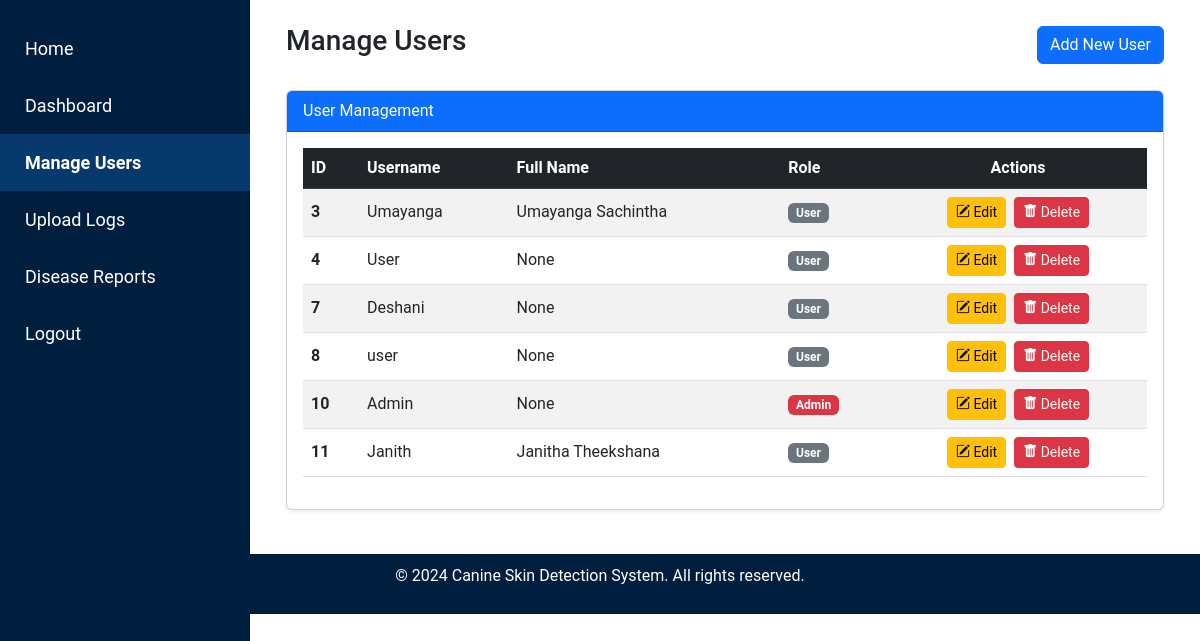
Before: /admin/manage_users (signed in) with the older database file.
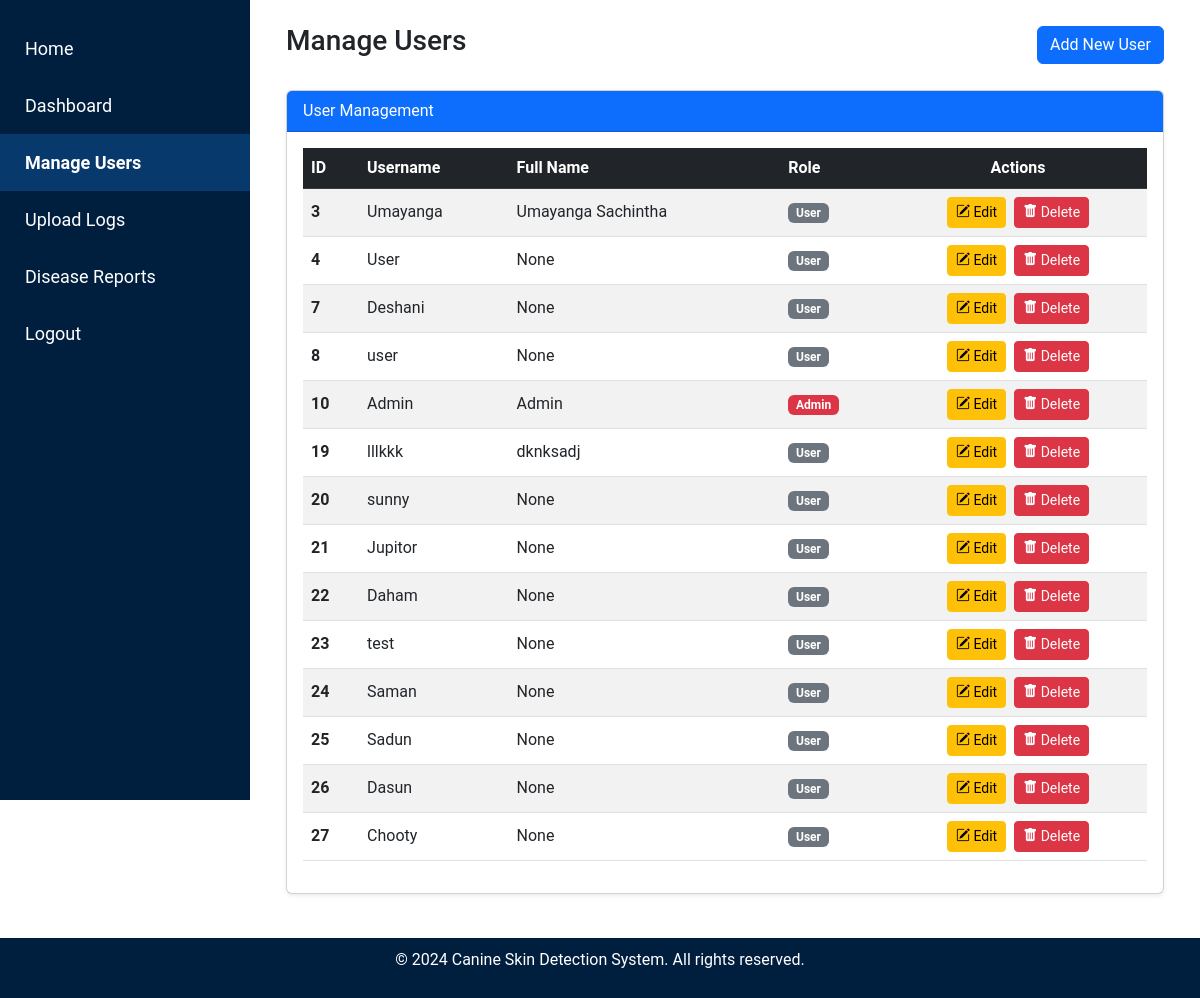
After: the same page with the newer database file.
### tables this page shows
CREATE TABLE users (
    id INTEGER PRIMARY KEY AUTOINCREMENT,
    username TEXT UNIQUE NOT NULL,
    password TEXT NOT NULL
, "role" TEXT NOT NULL DEFAULT 'user', full_name TEXT, dob DATE, nic TEXT, profile_picture TEXT, address TEXT);

### admin.py (the view)
@admin.route('/manage_users')
def manage_users():
    if 'user' not in session or session.get('role') != 'admin':
        flash('Access denied! Admins only.', 'danger')
        return redirect(url_for('index'))
    conn = get_db_connection()
    users = conn.execute('SELECT id, username, full_name, role FROM users').fetchall()
    conn.close()
    return render_template('admin/manage_users.html', users=users)

### db.py (called while the page is built)
def get_db_connection():
    conn = sqlite3.connect('site.db')
    conn.row_factory = sqlite3.Row  # Allows accessing rows as dictionaries
    return conn

### templates/admin/manage_users.html (shortened to what this page needs)
<!DOCTYPE html>
<html lang="en">
<head>
    <link href="https://cdn.jsdelivr.net/npm/bootstrap@5.3.0-alpha1/dist/css/bootstrap.min.css" rel="stylesheet">
    <link rel="stylesheet" href="{{ url_for('static', filename='css/admin_styles.css') }}">
    <link href="https://cdnjs.cloudflare.com/ajax/libs/bootstrap-icons/1.8.1/font/bootstrap-icons.min.css" rel="stylesheet">
</head>
<body>
    {% include 'partials/admin_sidebar.html' %}
    <div class="content p-4">
        <div class="container-fluid">
            <div class="d-flex justify-content-between align-items-center mb-4">
                <h1 class="h3">Manage Users</h1>
                <a href="{{ url_for('admin.add_user') }}" class="btn btn-primary">Add New User</a>
            </div>
            <div class="card shadow-sm">
                <div class="card-header bg-primary text-white">
                    User Management
                </div>
                <div class="card-body">
                    <table class="table table-hover table-striped align-middle">
                        <thead class="table-dark">
                            <tr>
                                <th scope="col">ID</th>
                                <th scope="col">Username</th>
                                <th scope="col">Full Name</th>
                                <th scope="col">Role</th>
                                <th scope="col" class="text-center">Actions</th>
                            </tr>
                        </thead>
                        <tbody>
                            {% for user in users %}
                            <tr>
                                <th scope="row">{{ user.id }}</th>
                                <td>{{ user.username }}</td>
                                <td>{{ user.full_name }}</td>
                                <td>
                                    <span class="badge {% if user.role == 'admin' %} bg-danger {% else %} bg-secondary {% endif %}">
                                        {{ user.role | capitalize }}
                                    </span>
                                </td>
                                <td class="text-center">
                                    <a href="{{ url_for('admin.edit_user', user_id=user.id) }}" class="btn btn-sm btn-warning me-1" title="Edit User" data-bs-toggle="tooltip" data-bs-placement="top">
                                        <i class="bi bi-pencil-square"></i> Edit
                                    </a>
                                    <form action="{{ url_for('admin.delete_user', user_id=user.id) }}" method="POST" class="d-inline-block" onsubmit="return confirm('Are you sure you want to delete this user?');">
                                        <button type="submit" class="btn btn-sm btn-danger" title="Delete User" data-bs-toggle="tooltip" data-bs-placement="top">
                                            <i class="bi bi-trash-fill"></i> Delete
                                        </button>
                                    </form>
                                </td>
                            </tr>
                            {% endfor %}
                        </tbody>
                    </table>
                </div>
            </div>
        </div>
    </div>
    {% include 'partials/footer_admin.html' %}
</body>
</html>

### templates/partials/admin_sidebar.html (shortened to what this page needs)
<div class="sidebar">
    <a href="{{ url_for('index') }}" class="{% if request.path == url_for('index') %}active{% endif %}">
         Home
    </a>
    <a href="{{ url_for('admin.admin_dashboard') }}" class="{% if request.path == url_for('admin.admin_dashboard') %}active{% endif %}">
         Dashboard
    </a>
    <a href="{{ url_for('admin.manage_users') }}" class="{% if request.path == url_for('admin.manage_users') %}active{% endif %}">
         Manage Users
    </a>
    <a href="{{ url_for('admin.upload_logs') }}" class="{% if request.path == url_for('admin.upload_logs') %}active{% endif %}">
         Upload Logs
    </a>
    <a href="{{ url_for('admin.disease_reports') }}" class="{% if request.path == url_for('admin.disease_reports') %}active{% endif %}">
         Disease Reports
    </a>
    <a href="{{ url_for('auth.logout') }}" class="{% if request.path == url_for('auth.logout') %}active{% endif %}">
         Logout
    </a>
</div>

### templates/partials/footer_admin.html
<footer class="mt-auto">
    <div class="container">
        <p>&copy; 2024 Canine Skin Detection System. All rights reserved.</p>
    </div>
</footer>

### static/css/admin_styles.css (style rules this page uses)
html,body { font-family: 'Roboto', sans-serif; height: 100%; margin: 0; }
.card { margin-bottom: 20px; }
.sidebar { height: 100vh; width: 250px; position: fixed; top: 0; left: 0; background-color: #001f3f; padding-top: 20px; }
.sidebar a { padding: 15px; text-decoration: none; font-size: 18px; color: white; display: block; }
.sidebar a.active { background-color: #08396d; color: white; font-weight: bold; }
.content { margin-left: 250px; padding: 20px; flex: 1; }
footer { background-color: #001f3f; color: white; padding: 10px 0; text-align: center; position: bottom; }
.card-body { position: relative; z-index: 1; }

Changed rows visible on the page:
removed users: id "11", username "Janith", full_name "Janitha Theekshana", role "User"
changed users "Admin": full_name "None" → "Admin"
added users: id "19", username "lllkkk", full_name "dknksadj", role "User"
added users: id "20", username "sunny", full_name "None", role "User"
added users: id "21", username "Jupitor", full_name "None", role "User"
added users: id "22", username "Daham", full_name "None", role "User"
added users: id "23", username "test", full_name "None", role "User"
added users: id "24", username "Saman", full_name "None", role "User"
added users: id "25", username "Sadun", full_name "None", role "User"
added users: id "26", username "Dasun", full_name "None", role "User"
added users: id "27", username "Chooty", full_name "None", role "User"
